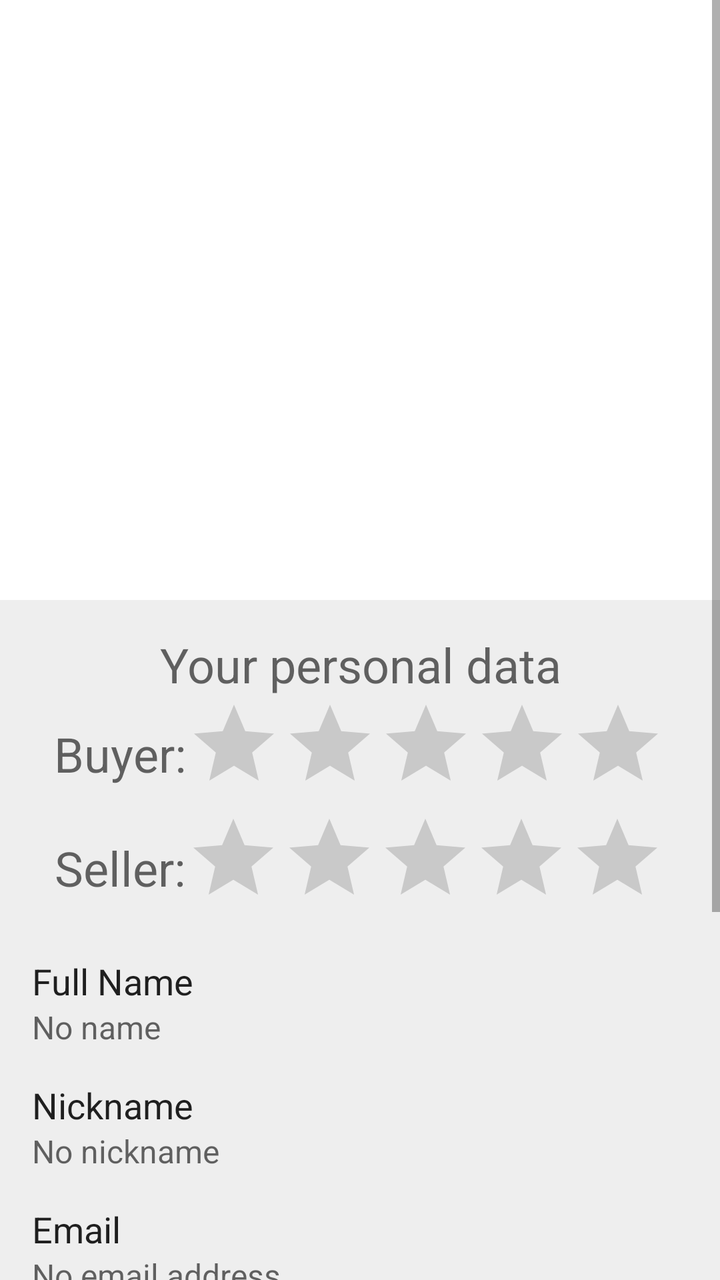
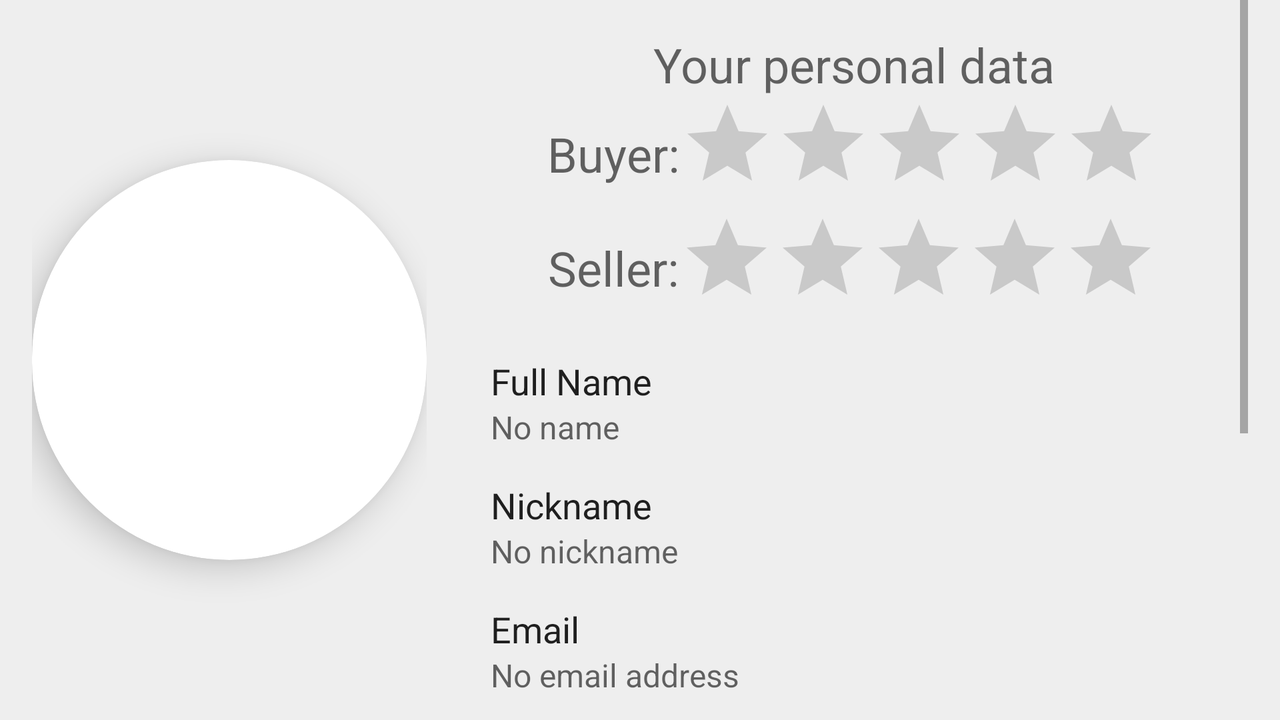

Compare how this app lays out the same screen by default and in its alternative resource folder. The renders come first, then the two layout files and the values they reference.
<!-- AndroidManifest.xml: application theme Theme.G01Timebanking -->
<!-- res/layout/fragment_show_public_profile.xml -->
<?xml version="1.0" encoding="utf-8"?>
<RelativeLayout xmlns:android="http://schemas.android.com/apk/res/android"
    xmlns:app="http://schemas.android.com/apk/res-auto"
    xmlns:tools="http://schemas.android.com/tools"
    android:id="@+id/main"
    android:layout_width="wrap_content"
    android:layout_height="wrap_content">

    <ScrollView
        android:id="@+id/sv"
        android:layout_width="match_parent"
        android:layout_height="match_parent">

        <LinearLayout
            android:layout_width="match_parent"
            android:layout_height="wrap_content"
            android:orientation="vertical">

            
            <FrameLayout
                android:id="@+id/frameView1"
                android:layout_width="match_parent"
                android:layout_height="300dp"
                android:layout_weight="1">

                
                <androidx.cardview.widget.CardView
                    android:id="@+id/imageCard"
                    android:layout_width="match_parent"
                    android:layout_height="match_parent"
                    android:layout_gravity="center"
                    app:cardElevation="10dp"
                    android:innerRadius="0dp"
                    android:shape="ring"
                    app:cardCornerRadius="0dp">

                    <ImageView
                        android:id="@+id/profilePicture"
                        android:layout_width="match_parent"
                        android:layout_height="match_parent"
                        android:padding="0px"
                        android:scaleType="centerCrop"
                        android:src="@drawable/avatar" />
                </androidx.cardview.widget.CardView>
            </FrameLayout>

            <LinearLayout
                android:id="@+id/linearLayout"
                android:layout_width="match_parent"
                android:layout_height="wrap_content"
                android:layout_weight="2"
                android:orientation="vertical"
                android:padding="16dp">

                <TextView
                    android:id="@+id/personalData"
                    android:layout_width="match_parent"
                    android:layout_height="wrap_content"
                    android:text="@string/personalData"
                    android:textAlignment="center"
                    android:textAppearance="@style/TextAppearance.AppCompat.Display1"
                    android:textSize="24sp" />

                <LinearLayout
                    android:layout_width="wrap_content"
                    android:layout_height="wrap_content"
                    android:layout_gravity="center"
                    android:isIndicator="true"
                    android:orientation="horizontal">

                    <TextView
                        android:id="@+id/textView2"
                        android:layout_width="wrap_content"
                        android:layout_height="wrap_content"
                        android:layout_gravity="center"
                        android:layout_weight="1"
                        android:text="Buyer:"

                        android:textAppearance="@style/TextAppearance.AppCompat.Display1"
                        android:textSize="24sp" />

                    <RatingBar
                        android:id="@+id/profileBuyerReviewRatingBar"
                        android:layout_width="wrap_content"
                        android:layout_height="wrap_content"
                        android:layout_gravity="center"
                        android:isIndicator="true"
                        android:numStars="5"
                        tools:ignore="SpeakableTextPresentCheck,SpeakableTextPresentCheck" />
                </LinearLayout>

                <LinearLayout
                    android:layout_width="wrap_content"
                    android:layout_height="wrap_content"
                    android:layout_gravity="center"
                    android:orientation="horizontal">

                    <TextView
                        android:id="@+id/textView3"
                        android:layout_width="wrap_content"
                        android:layout_height="wrap_content"
                        android:layout_gravity="center"
                        android:layout_weight="1"
                        android:text="Seller:"
                        android:textAppearance="@style/TextAppearance.AppCompat.Display1"
                        android:textSize="24sp" />

                    <RatingBar
                        android:id="@+id/profileSellerReviewRatingBar"
                        android:layout_width="wrap_content"
                        android:layout_height="wrap_content"
                        android:layout_gravity="center"
                        android:numStars="5"
                        android:isIndicator="true"
                        tools:ignore="SpeakableTextPresentCheck" />
                </LinearLayout>

                <TextView
                    android:id="@+id/fullNameTitle"
                    android:layout_width="wrap_content"
                    android:layout_height="wrap_content"
                    android:layout_marginTop="16dp"
                    android:text="@string/name"
                    android:textAppearance="@style/TextAppearance.AppCompat.Large"
                    android:textSize="18sp" />

                <TextView
                    android:id="@+id/fullname"
                    android:layout_width="wrap_content"
                    android:layout_height="wrap_content"
                    android:hint="@string/namePlaceholder"
                    android:text="@string/namePlaceholder"
                    android:textAppearance="@style/TextAppearance.AppCompat.Medium"
                    android:textSize="16sp" />

                <TextView
                    android:id="@+id/nicknameTitle"
                    android:layout_width="wrap_content"
                    android:layout_height="wrap_content"
                    android:layout_marginTop="16dp"
                    android:text="@string/nickname"
                    android:textAppearance="@style/TextAppearance.AppCompat.Large"
                    android:textSize="18sp" />

                <TextView
                    android:id="@+id/nickname"
                    android:layout_width="wrap_content"
                    android:layout_height="wrap_content"
                    android:hint="@string/nicknamePlaceholder"
                    android:text="@string/nicknamePlaceholder"
                    android:textAppearance="@style/TextAppearance.AppCompat.Medium"
                    android:textSize="16sp" />

                <TextView
                    android:id="@+id/emailTitle"
                    android:layout_width="wrap_content"
                    android:layout_height="wrap_content"
                    android:layout_marginTop="16dp"
                    android:text="@string/email"
                    android:textAppearance="@style/TextAppearance.AppCompat.Large"
                    android:textSize="18sp" />

                <TextView
                    android:id="@+id/email"
                    android:layout_width="wrap_content"
                    android:layout_height="wrap_content"
                    android:hint="@string/emailPlaceholder"
                    android:text="@string/emailPlaceholder"
                    android:textAppearance="@style/TextAppearance.AppCompat.Medium"
                    android:textSize="16sp" />

                <TextView
                    android:id="@+id/locationTitle"
                    android:layout_width="wrap_content"
                    android:layout_height="wrap_content"
                    android:layout_marginTop="16dp"
                    android:text="@string/location"
                    android:textAppearance="@style/TextAppearance.AppCompat.Large"
                    android:textSize="18sp" />

                <TextView
                    android:id="@+id/location"
                    android:layout_width="wrap_content"
                    android:layout_height="wrap_content"
                    android:hint="@string/locationPlaceholder"
                    android:textAppearance="@style/TextAppearance.AppCompat.Medium"
                    android:textSize="16sp" />

                <TextView
                    android:id="@+id/biographyTitle"
                    android:layout_width="wrap_content"
                    android:layout_height="wrap_content"
                    android:layout_marginTop="16dp"
                    android:text="@string/biography"
                    android:textAppearance="@style/TextAppearance.AppCompat.Large"
                    android:textSize="18sp" />

                <TextView
                    android:id="@+id/biography"
                    android:layout_width="wrap_content"
                    android:layout_height="wrap_content"
                    android:hint="@string/biographyPlaceholder"
                    android:textAppearance="@style/TextAppearance.AppCompat.Medium"
                    android:textSize="16sp" />

                <TextView
                    android:id="@+id/skillsTitle"
                    android:layout_width="wrap_content"
                    android:layout_height="wrap_content"
                    android:layout_marginTop="16dp"
                    android:text="@string/skills"
                    android:textAppearance="@style/TextAppearance.AppCompat.Large"
                    android:textSize="18sp" />

                <TextView
                    android:id="@+id/noSkillsTextView"
                    android:layout_width="wrap_content"
                    android:layout_height="wrap_content"
                    android:hint="@string/skillsPlaceholder"
                    android:textAppearance="@style/TextAppearance.AppCompat.Medium"
                    android:textSize="16sp" />

                <com.google.android.material.chip.ChipGroup
                    android:id="@+id/skillgroup"
                    android:layout_width="match_parent"
                    android:layout_height="match_parent">

                    <com.google.android.material.chip.Chip
                        android:id="@+id/skill1"
                        android:layout_width="wrap_content"
                        android:layout_height="wrap_content"
                        android:text="@string/skill1" />

                    <com.google.android.material.chip.Chip
                        android:id="@+id/skill2"
                        android:layout_width="wrap_content"
                        android:layout_height="wrap_content"
                        android:text="@string/skill2" />

                    <com.google.android.material.chip.Chip
                        android:id="@+id/skill3"
                        android:layout_width="wrap_content"
                        android:layout_height="wrap_content"
                        android:text="@string/skill3" />
                </com.google.android.material.chip.ChipGroup>

            </LinearLayout>

        </LinearLayout>

    </ScrollView>
</RelativeLayout>
<!-- resources referenced by this layout -->
<resources>
  <string name="biography">Biography</string>
  <string name="biographyPlaceholder">No biography provided</string>
  <string name="email">Email</string>
  <string name="emailPlaceholder">No email address</string>
  <string name="location">Location</string>
  <string name="locationPlaceholder">No location</string>
  <string name="name">Full Name</string>
  <string name="namePlaceholder">No name</string>
  <string name="nickname">Nickname</string>
  <string name="nicknamePlaceholder">No nickname</string>
  <string name="personalData">Your personal data</string>
  <string name="skill1">Skill1</string>
  <string name="skill2">Skill2</string>
  <string name="skill3">Skill3</string>
  <string name="skills">Skills</string>
  <string name="skillsPlaceholder">No skills provided</string>
  <style name="Theme.G01Timebanking" parent="Theme.MaterialComponents.DayNight">
          
          <item name="colorPrimary">@color/primaryColor</item>
          <item name="colorPrimaryVariant">@color/primaryDarkColor</item>
          <item name="colorOnPrimary">@color/primaryTextColor</item>
          
          <item name="colorSecondary">@color/secondaryColor</item>
          <item name="colorSecondaryVariant">@color/secondaryDarkColor</item>
          <item name="colorOnSecondary">@color/secondaryTextColor</item>
          
          <item name="android:statusBarColor" tools:targetApi="l">?attr/colorPrimaryVariant</item>
          
          <item name="android:colorBackground">@color/surfaceColor</item>
          <item name="iconColor">@color/primaryColor</item>
          <item name="iconAppBarColor">@color/primaryTextColor</item>
          <item name="iconOnCardColor">@color/secondaryTextColor</item>
          <item name="selectedTabColor">@color/selectedTabColor</item>
          <item name="unselectedTabText">@color/unselectedTabText</item>
          <item name="senderMessageColor">@color/senderMessageColor</item>
          <item name="senderMessageIconColor">@color/senderMessageIcon</item>
  
      </style>
  <color name="primaryColor">#8cc1cc</color>
  <color name="primaryDarkColor">#5c919b</color>
  <color name="primaryTextColor">#111111</color>
  <color name="secondaryColor">#c3c9e8</color>
  <color name="secondaryDarkColor">#9298b6</color>
  <color name="secondaryTextColor">#111111</color>
  <color name="surfaceColor">#EEEEEE</color>
  <color name="selectedTabColor">#8CC1CC</color>
  <color name="unselectedTabText">#111111</color>
  <color name="senderMessageColor">#8cc1cc</color>
  <color name="senderMessageIcon">#5c919b</color>
</resources>
<!-- res/layout-land/fragment_show_public_profile.xml (the repository's variant of the layout above) -->
<!-- drawn on the phone turned sideways -->
<?xml version="1.0" encoding="utf-8"?>
<RelativeLayout xmlns:android="http://schemas.android.com/apk/res/android"
    xmlns:app="http://schemas.android.com/apk/res-auto"
    xmlns:tools="http://schemas.android.com/tools"
    android:id="@+id/main"
    android:layout_width="wrap_content"
    android:layout_height="wrap_content">

    <LinearLayout
        android:id="@+id/ll"
        android:layout_width="match_parent"
        android:layout_height="match_parent"
        android:orientation="horizontal">

        <FrameLayout
            android:id="@+id/frameView1"
            android:layout_width="0dp"
            android:layout_height="match_parent"
            android:layout_marginLeft="16dp"
            android:layout_marginRight="16dp"
            android:layout_weight="1">

            
            <androidx.cardview.widget.CardView
                android:id="@+id/imageCard"
                android:layout_width="wrap_content"
                android:layout_height="wrap_content"
                android:layout_gravity="center"
                app:cardCornerRadius="100dp"
                app:cardElevation="10dp"
                app:layout_constraintLeft_toLeftOf="parent"
                app:layout_constraintTop_toTopOf="parent">

                <ImageView
                    android:id="@+id/profilePicture"
                    android:layout_width="200dp"
                    android:layout_height="200dp"
                    android:padding="0px"
                    android:scaleType="centerCrop"
                    android:src="@drawable/avatar" />
            </androidx.cardview.widget.CardView>
        </FrameLayout>

        <ScrollView
            android:id="@+id/sv"
            android:layout_width="0dp"
            android:layout_height="match_parent"
            android:layout_marginEnd="16dp"
            android:layout_weight="2">

            <LinearLayout
                android:id="@+id/linearLayout"
                android:layout_width="match_parent"
                android:layout_height="wrap_content"
                android:orientation="vertical"
                android:padding="16dp">

                <TextView
                    android:id="@+id/personalData"
                    android:layout_width="match_parent"
                    android:layout_height="wrap_content"
                    android:text="@string/personalData"
                    android:textAlignment="center"
                    android:textAppearance="@style/TextAppearance.AppCompat.Display1"
                    android:textSize="24sp" />

                <LinearLayout
                    android:layout_width="wrap_content"
                    android:layout_height="wrap_content"
                    android:layout_gravity="center"
                    android:orientation="horizontal">

                    <TextView
                        android:id="@+id/textView2"
                        android:layout_width="wrap_content"
                        android:layout_height="wrap_content"
                        android:layout_gravity="center"
                        android:layout_weight="1"
                        android:text="Buyer:"
                        android:textAppearance="@style/TextAppearance.AppCompat.Display1"
                        android:textSize="24sp" />

                    <RatingBar
                        android:id="@+id/profileBuyerReviewRatingBar"
                        android:layout_width="wrap_content"
                        android:layout_height="wrap_content"
                        android:layout_gravity="center"
                        android:clickable="false"
                        android:isIndicator="true"
                        android:numStars="5"
                        tools:ignore="SpeakableTextPresentCheck,SpeakableTextPresentCheck" />
                </LinearLayout>

                <LinearLayout
                    android:layout_width="wrap_content"
                    android:layout_height="wrap_content"
                    android:layout_gravity="center"
                    android:orientation="horizontal">

                    <TextView
                        android:id="@+id/textView3"
                        android:layout_width="wrap_content"
                        android:layout_height="wrap_content"
                        android:layout_gravity="center"
                        android:layout_weight="1"
                        android:text="Seller:"
                        android:textAppearance="@style/TextAppearance.AppCompat.Display1"
                        android:textSize="24sp" />

                    <RatingBar
                        android:id="@+id/profileSellerReviewRatingBar"
                        android:layout_width="wrap_content"
                        android:layout_height="wrap_content"
                        android:layout_gravity="center"
                        android:isIndicator="true"
                        android:numStars="5"
                        tools:ignore="SpeakableTextPresentCheck" />
                </LinearLayout>

                <TextView
                    android:id="@+id/fullNameTitle"
                    android:layout_width="wrap_content"
                    android:layout_height="wrap_content"
                    android:layout_marginTop="16dp"
                    android:text="@string/name"
                    android:textAppearance="@style/TextAppearance.AppCompat.Large"
                    android:textSize="18sp" />

                <TextView
                    android:id="@+id/fullname"
                    android:layout_width="wrap_content"
                    android:layout_height="wrap_content"
                    android:hint="@string/namePlaceholder"
                    android:text="@string/namePlaceholder"
                    android:textAppearance="@style/TextAppearance.AppCompat.Medium"
                    android:textSize="16sp" />

                <TextView
                    android:id="@+id/nicknameTitle"
                    android:layout_width="wrap_content"
                    android:layout_height="wrap_content"
                    android:layout_marginTop="16dp"
                    android:text="@string/nickname"
                    android:textAppearance="@style/TextAppearance.AppCompat.Large"
                    android:textSize="18sp" />

                <TextView
                    android:id="@+id/nickname"
                    android:layout_width="wrap_content"
                    android:layout_height="wrap_content"
                    android:hint="@string/nicknamePlaceholder"
                    android:text="@string/nicknamePlaceholder"
                    android:textAppearance="@style/TextAppearance.AppCompat.Medium"
                    android:textSize="16sp" />

                <TextView
                    android:id="@+id/emailTitle"
                    android:layout_width="wrap_content"
                    android:layout_height="wrap_content"
                    android:layout_marginTop="16dp"
                    android:text="@string/email"
                    android:textAppearance="@style/TextAppearance.AppCompat.Large"
                    android:textSize="18sp" />

                <TextView
                    android:id="@+id/email"
                    android:layout_width="wrap_content"
                    android:layout_height="wrap_content"
                    android:hint="@string/emailPlaceholder"
                    android:text="@string/emailPlaceholder"
                    android:textAppearance="@style/TextAppearance.AppCompat.Medium"
                    android:textSize="16sp" />

                <TextView
                    android:id="@+id/locationTitle"
                    android:layout_width="wrap_content"
                    android:layout_height="wrap_content"
                    android:layout_marginTop="16dp"
                    android:text="@string/location"
                    android:textAppearance="@style/TextAppearance.AppCompat.Large"
                    android:textSize="18sp" />

                <TextView
                    android:id="@+id/location"
                    android:layout_width="wrap_content"
                    android:layout_height="wrap_content"
                    android:hint="@string/locationPlaceholder"
                    android:text="@string/locationPlaceholder"
                    android:textAppearance="@style/TextAppearance.AppCompat.Medium"
                    android:textSize="16sp" />

                <TextView
                    android:id="@+id/biographyTitle"
                    android:layout_width="wrap_content"
                    android:layout_height="wrap_content"
                    android:layout_marginTop="16dp"
                    android:text="@string/biography"
                    android:textAppearance="@style/TextAppearance.AppCompat.Large"
                    android:textSize="18sp" />

                <TextView
                    android:id="@+id/biography"
                    android:layout_width="wrap_content"
                    android:layout_height="wrap_content"
                    android:hint="@string/biographyPlaceholder"
                    android:textAppearance="@style/TextAppearance.AppCompat.Medium"
                    android:textSize="16sp" />

                <TextView
                    android:id="@+id/skillsTitle"
                    android:layout_width="wrap_content"
                    android:layout_height="wrap_content"
                    android:layout_marginTop="16dp"
                    android:text="@string/skills"
                    android:textAppearance="@style/TextAppearance.AppCompat.Large"
                    android:textSize="18sp" />

                <TextView
                    android:id="@+id/noSkillsTextView"
                    android:layout_width="wrap_content"
                    android:layout_height="wrap_content"
                    android:hint="@string/skillsPlaceholder"
                    android:textAppearance="@style/TextAppearance.AppCompat.Medium"
                    android:textSize="16sp" />

                <com.google.android.material.chip.ChipGroup
                    android:id="@+id/skillgroup"
                    android:layout_width="match_parent"
                    android:layout_height="match_parent">

                    <com.google.android.material.chip.Chip
                        android:id="@+id/skill1"
                        android:layout_width="wrap_content"
                        android:layout_height="wrap_content"
                        android:text="@string/skill1" />

                    <com.google.android.material.chip.Chip
                        android:id="@+id/skill2"
                        android:layout_width="wrap_content"
                        android:layout_height="wrap_content"
                        android:text="@string/skill2" />

                    <com.google.android.material.chip.Chip
                        android:id="@+id/skill3"
                        android:layout_width="wrap_content"
                        android:layout_height="wrap_content"
                        android:text="@string/skill3" />
                </com.google.android.material.chip.ChipGroup>

            </LinearLayout>

        </ScrollView>

    </LinearLayout>
</RelativeLayout>
